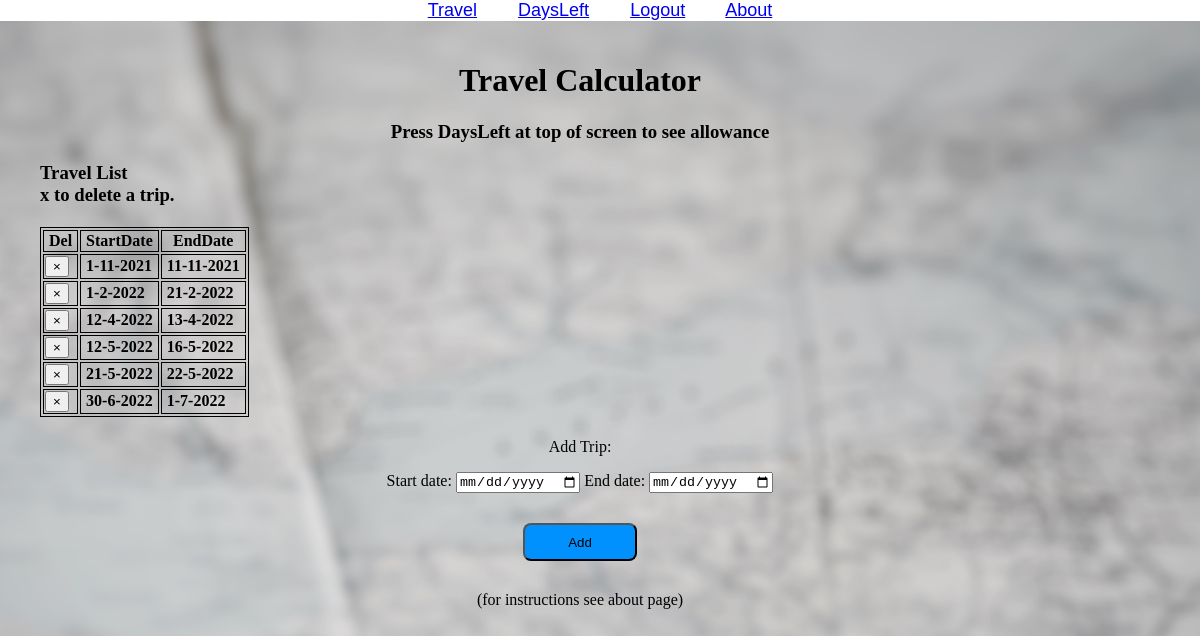
Screenshot of / (signed in) with the database file from the repository.
### holidays/models.py (models this page shows)
class Hols(db.Model):       # db.model is the layout for an object that will be stored in database (table)
    id=db.Column(db.Integer, primary_key=True)
    date1=db.Column(db.DateTime)
    date2=db.Column(db.DateTime)
    user_id=db.Column(db.Integer, db.ForeignKey('user.id'))

### holidays/views.py (the view, shortened to what this page needs)
@views.route('/', methods=['GET','POST'])   #get and display holidays
@login_required # this makes sure this page cannot be accessed unless user logged in used with flask_login
def home():
    return render_template("home.html", user=current_user)

### holidays/templates/home.html (shortened to what this page needs)
{% extends "base.html" %}
{% block content %}
<h1 align="center">Travel Calculator</h1>
{% if user.hol %}
<h3 align="center">Press DaysLeft at top of screen to see allowance </h3>
<ul class="list" id="Hols">
        <h3>Travel List <br>
        x to delete a trip.</h3>
    <h4>
        <table><th>&nbsp;Del&nbsp;</th> <th>&nbsp;StartDate&nbsp;</th><th>&nbsp;EndDate&nbsp;</th>
    {% endif %}
    {% for hol in user.hol %}
            <tr>
            <td><button type="button" class="close" onClick="deleteHol({{ hol.id }})">
                <span aria-hidden="true">&times;</span>
            </button></td>
            <td>&nbsp;{{ hol.date1.day}}-{{hol.date1.month}}-{{hol.date1.year}}&nbsp;</td>
            <td>&nbsp;{{ hol.date2.day}}-{{hol.date2.month}}-{{hol.date2.year }}&nbsp;</td>
        </tr>
    {% endfor %}</h4>
</ul>
<form method="POST">
    <div class = "dt1" align="center">
        <p>Add Trip:</p>
        <label for="date1">Start date:</label>
        <input type="date" name="date1" id="date1" required>
        <label for="date2">End date:</label>
        <input type="date" name="date2" id="date2" required>
    </div>
    <div align="center">
        <button type="submit", class="btnsignup">Add</button>
    </div>
    <div align="center"> <p>(for instructions see about page)</p></div>
</form>
{% endblock %}

### holidays/templates/base.html (shortened to what this page needs)
<!DOCTYPE html>
<html lang="en">
<head>
    <link rel="stylesheet" href="..\static\css\style1.css">
</head>
<body>
    <div class="topnav">
        {% if user.is_authenticated %}
        <a class="active" href="/">Travel</a>&emsp;&emsp;
        <a href="/daysleft">DaysLeft</a>&emsp;&emsp;
        <a href="/logout">Logout</a>&emsp;&emsp;
        {% else %}
        <a href="/login">Login</a>&emsp;&emsp;
        <a href="/sign-up">Sign Up</a>&emsp;&emsp;
        {% endif %}
        <a href="/about">About</a>
    </div>
<div class="all">
    <div class="container"> {% block content %}{% endblock %} </div>
</div>
</body>
</html>

### holidays/static/css/style1.css (style rules this page uses)
html { background-image: url("../img/p2.jpg"); background-size: cover; min-height: 100%; background-position: center; }
body { margin: 0; padding-top: 0; }
.all { padding-left: 40x; padding-right: 40px; padding-top:20px; }
.topnav { font-family: Arial, Helvetica, sans-serif; text-align: center; color: black; background: white; font-size: large; }
.btnsignup { margin:30px auto; display: block; width:3cm; height:1cm; background-color: rgb(0, 145, 255); border-radius: 8px; }
.dt1 { align-items: center; justify-content: center; }
table, th, td { border:1px solid black; }

### rows the page displays
Hols: date1.day "1", date1.month "11", date1.year "2021", date2.day "11", date2.month "11", date2.year "2021"
Hols: date1.day "1", date1.month "2", date1.year "2022", date2.day "21", date2.month "2", date2.year "2022"
Hols: date1.day "12", date1.month "4", date1.year "2022", date2.day "13", date2.month "4", date2.year "2022"
Hols: date1.day "12", date1.month "5", date1.year "2022", date2.day "16", date2.month "5", date2.year "2022"
Hols: date1.day "21", date1.month "5", date1.year "2022", date2.day "22", date2.month "5", date2.year "2022"
Hols: date1.day "30", date1.month "6", date1.year "2022", date2.day "1", date2.month "7", date2.year "2022"
